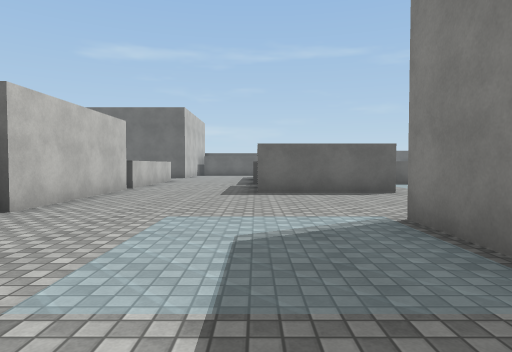
view 1 (above)

24 first-person views from a walk through a 3-D level made in the Unity game engine. The camera is 1.3 m above the floor, tilts 2° down and sees 75° across. The floor is counted in squares, 2 m on a side. Each view is taken from the middle of a square. On the plan, view 1 faces up. The plan holds only what a view shows up to about 10 squares ahead; the rest is blank. The place goes on beyond the plan. The player is left out. Some surface patterns are stand-ins.

view 2
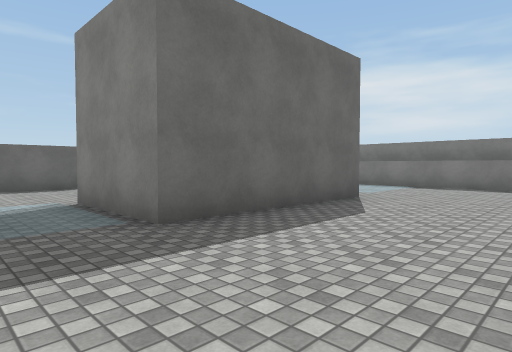

view 3
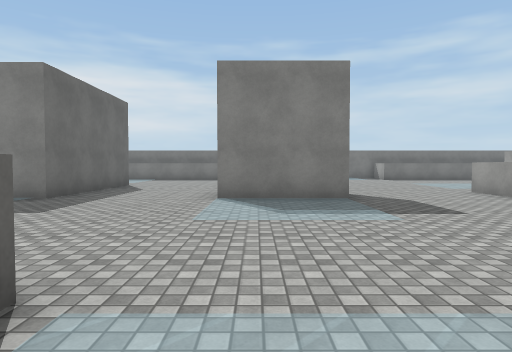

view 4
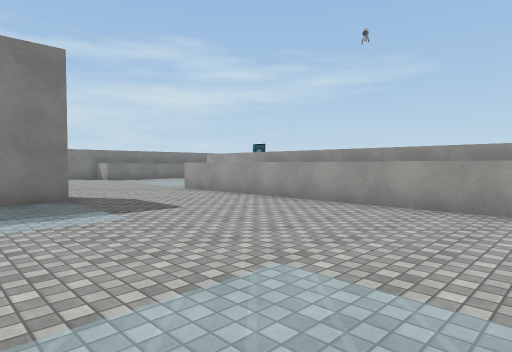

view 5
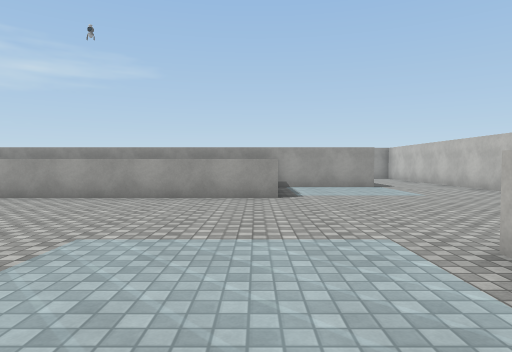

view 6
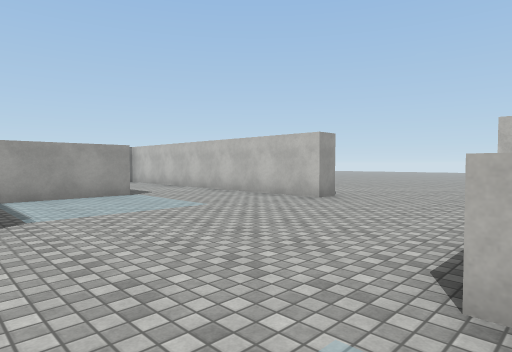

view 7
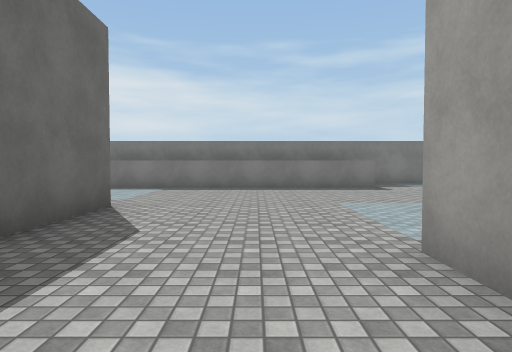

view 8
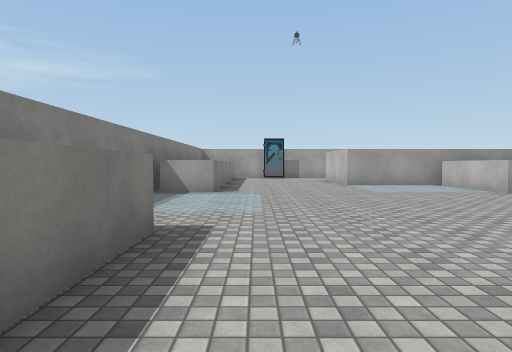

view 9
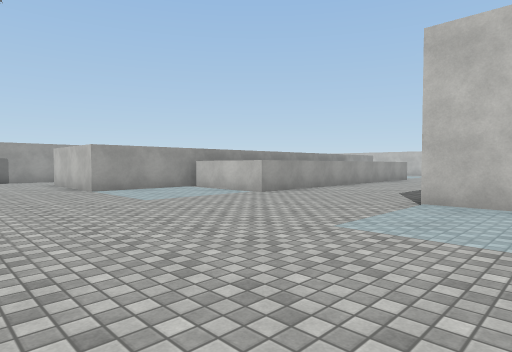

view 10
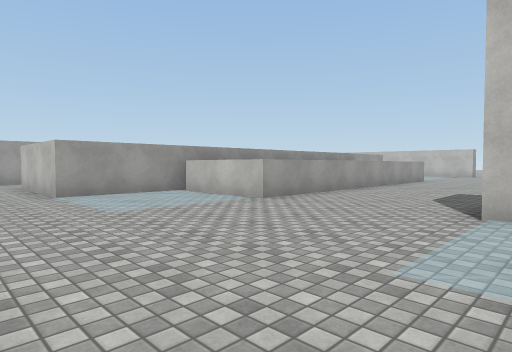

view 11
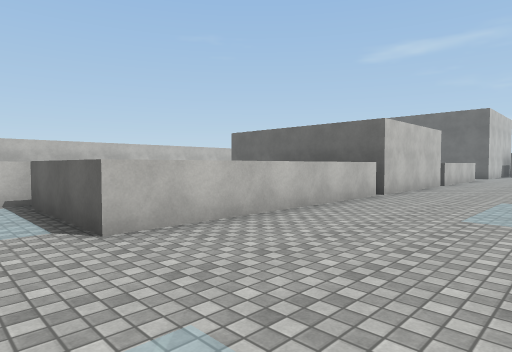

view 12
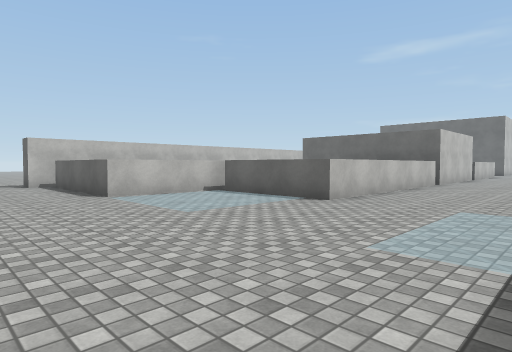

view 13
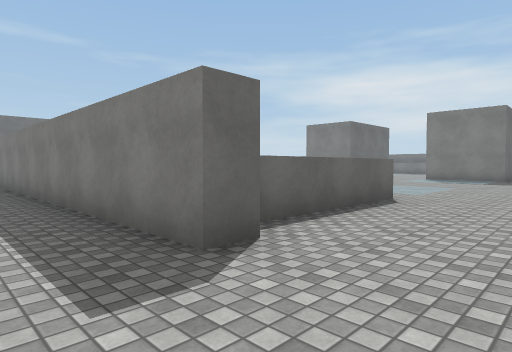

view 14
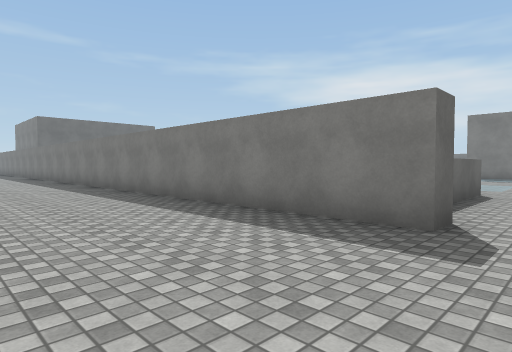

view 15
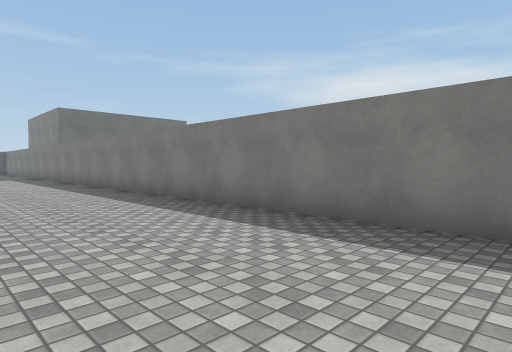

view 16
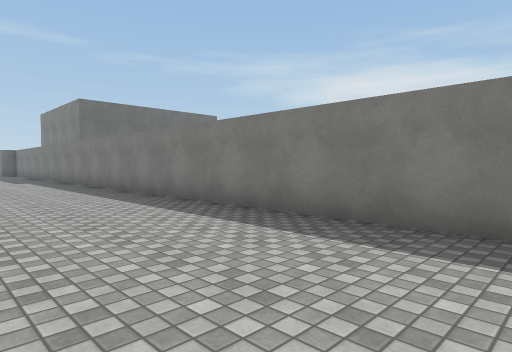

view 17
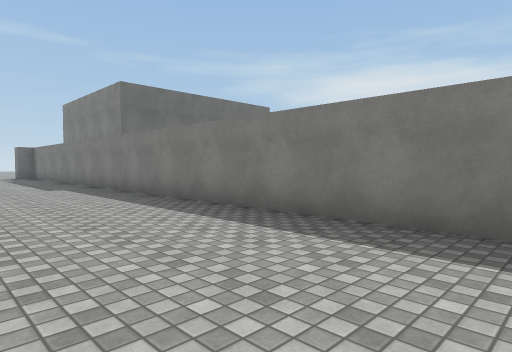

view 18
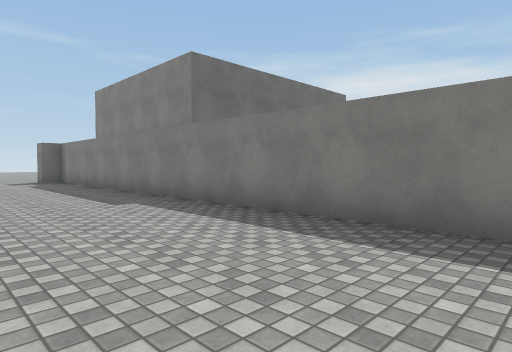

view 19
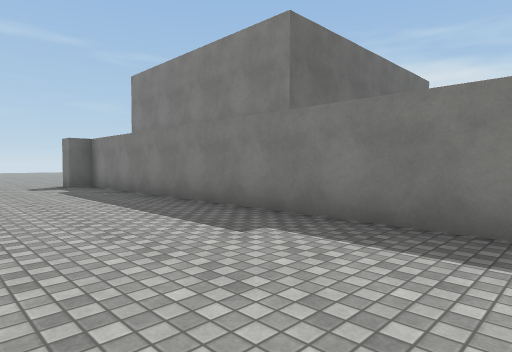

view 20
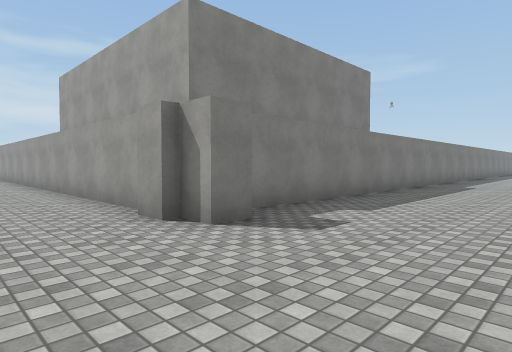

view 21
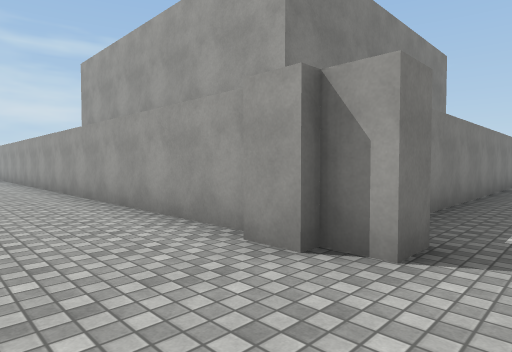

view 22
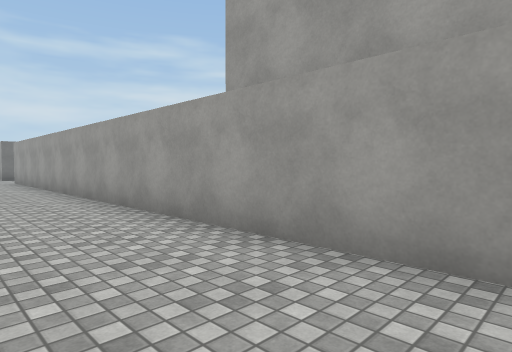

view 23
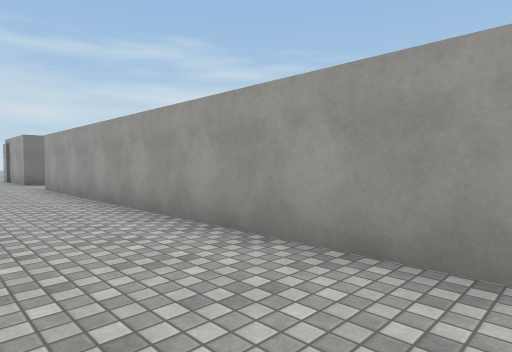

view 24
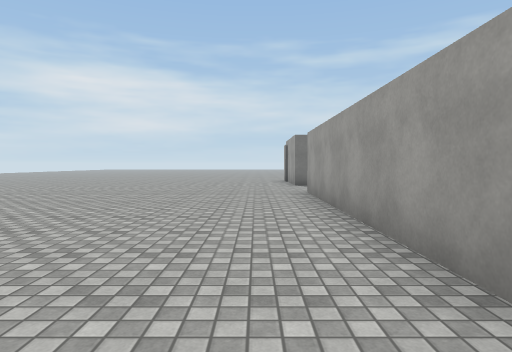

### Floor plan
Key: @ floor where view 1 was taken; # wall or solid block; . floor; ^ raised ledge.
Columns run from 15 left of view 1 to 10 right of it. Each row starts with its distance up from view 1.
 25 ....... .................
 24 .........................
 23 ....#....................
 22 ...###################
 21 ....#
 20  ...#
 19  ...#
 18  ...#
 17  ...#
 16 ....#
 15 ....#
 14 ....#
 13 ....#
 12 ....#
 11 ....#
 10 ....#      ^...
  9 ....#      ^...
  8 ....#      #...####
  7 ....#      #.......
  6 ....#      #.......
  5 ....#   ####......
  4 ....#      ^.....#
  3 ....#      ^.....#      .^
  2 ....#      ^.....#####...^
  1 ....#      ^.............^
  0 ....#      ^...@.........^
 -1 ....#   ^^^^.............^
 -2 ....#   ^................^
 -3 ....#   ^........##......^
 -4 ....#^^^^........##......^
 -5 ..........................
 -6 ..........................
 -7 ..........................
 -8 ..........................
 -9  .. #.....^^^^^^^^^......^
-10     #.....        ^......^
-11     #.....^^^^^^^^^......^

Where each view was taken, in squares from view 1:
view 1: 0 up, 0 right, facing up
view 2: 2 down, 0 right, facing up-right
view 3: 3 down, 5 left, facing right
view 4: 3 down, 5 left, facing down-right
view 5: 2 down, 5 left, facing down
view 6: 4 down, 5 left, facing down-left
view 7: 1 down, 1 right, facing right
view 8: 1 down, 9 right, facing down
view 9: 3 down, 9 right, facing down-left
view 10: 4 down, 8 right, facing down-left
view 11: 3 down, 0 right, facing up-left
view 12: 7 down, 0 right, facing up-left
view 13: 7 down, 13 left, facing up-right
view 14: 6 down, 15 left, facing up-right
view 15: 2 down, 15 left, facing up-right
view 16: 1 up, 15 left, facing up-right
view 17: 5 up, 15 left, facing up-right
view 18: 9 up, 15 left, facing up-right
view 19: 12 up, 15 left, facing up-right
view 20: 25 up, 15 left, facing down-right
view 21: 25 up, 13 left, facing down-right
view 22: 25 up, 7 left, facing down-right
view 23: 25 up, 3 left, facing down-right
view 24: 24 up, 1 left, facing right
